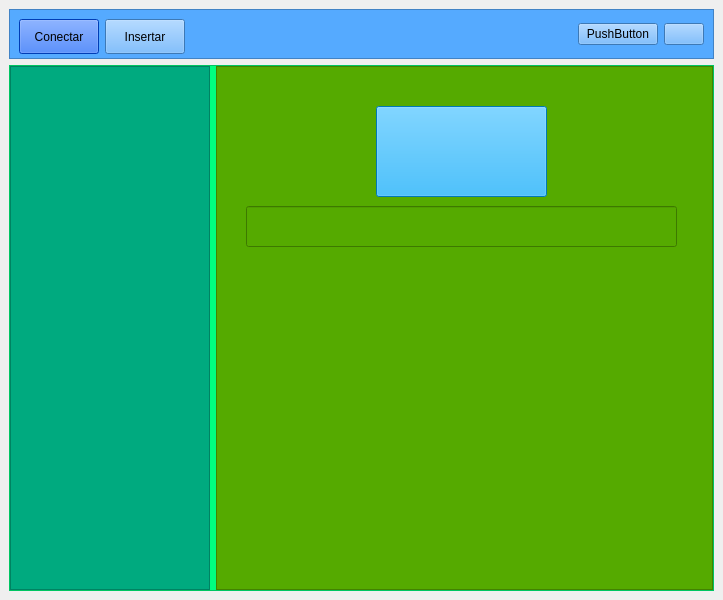
<?xml version="1.0" encoding="UTF-8"?>
<ui version="4.0">
 <class>MainWindow</class>
 <widget class="QMainWindow" name="MainWindow">
  <property name="geometry">
   <rect>
    <x>0</x>
    <y>0</y>
    <width>723</width>
    <height>600</height>
   </rect>
  </property>
  <property name="windowTitle">
   <string>MainWindow</string>
  </property>
  <widget class="QWidget" name="centralwidget">
   <layout class="QVBoxLayout" name="verticalLayout">
    <item>
     <widget class="QFrame" name="frame">
      <property name="minimumSize">
       <size>
        <width>0</width>
        <height>0</height>
       </size>
      </property>
      <property name="maximumSize">
       <size>
        <width>16777215</width>
        <height>50</height>
       </size>
      </property>
      <property name="styleSheet">
       <string notr="true">
background-color: rgb(85, 170, 255);</string>
      </property>
      <property name="frameShape">
       <enum>QFrame::StyledPanel</enum>
      </property>
      <property name="frameShadow">
       <enum>QFrame::Raised</enum>
      </property>
      <layout class="QHBoxLayout" name="horizontalLayout">
       <item>
        <widget class="QPushButton" name="pushButton">
         <property name="minimumSize">
          <size>
           <width>0</width>
           <height>35</height>
          </size>
         </property>
         <property name="maximumSize">
          <size>
           <width>16777215</width>
           <height>35</height>
          </size>
         </property>
         <property name="styleSheet">
          <string notr="true">background-color: rgb(0, 85, 255);</string>
         </property>
         <property name="text">
          <string>Conectar</string>
         </property>
         <property name="icon">
          <iconset>
           <normaloff>Iconos/Conectar.png</normaloff>Iconos/Conectar.png</iconset>
         </property>
        </widget>
       </item>
       <item>
        <widget class="QPushButton" name="pushButton_2">
         <property name="minimumSize">
          <size>
           <width>0</width>
           <height>35</height>
          </size>
         </property>
         <property name="maximumSize">
          <size>
           <width>16777215</width>
           <height>35</height>
          </size>
         </property>
         <property name="text">
          <string>Insertar</string>
         </property>
         <property name="icon">
          <iconset>
           <normaloff>Iconos/insertar.png</normaloff>Iconos/insertar.png</iconset>
         </property>
        </widget>
       </item>
       <item>
        <spacer name="horizontalSpacer">
         <property name="orientation">
          <enum>Qt::Horizontal</enum>
         </property>
         <property name="sizeHint" stdset="0">
          <size>
           <width>386</width>
           <height>20</height>
          </size>
         </property>
        </spacer>
       </item>
       <item>
        <widget class="QPushButton" name="pushButton_4">
         <property name="text">
          <string>PushButton</string>
         </property>
        </widget>
       </item>
       <item>
        <widget class="QPushButton" name="pushButton_3">
         <property name="text">
          <string/>
         </property>
         <property name="icon">
          <iconset>
           <normaloff>Iconos/Eliminar.png</normaloff>Iconos/Eliminar.png</iconset>
         </property>
         <property name="iconSize">
          <size>
           <width>35</width>
           <height>35</height>
          </size>
         </property>
        </widget>
       </item>
      </layout>
     </widget>
    </item>
    <item>
     <widget class="QFrame" name="frameverde">
      <property name="styleSheet">
       <string notr="true">background-color: rgb(0, 255, 127);</string>
      </property>
      <property name="frameShape">
       <enum>QFrame::StyledPanel</enum>
      </property>
      <property name="frameShadow">
       <enum>QFrame::Raised</enum>
      </property>
      <layout class="QHBoxLayout" name="horizontalLayout_2">
       <property name="leftMargin">
        <number>0</number>
       </property>
       <property name="topMargin">
        <number>0</number>
       </property>
       <property name="rightMargin">
        <number>0</number>
       </property>
       <property name="bottomMargin">
        <number>0</number>
       </property>
       <item>
        <widget class="QFrame" name="frame_2">
         <property name="minimumSize">
          <size>
           <width>200</width>
           <height>0</height>
          </size>
         </property>
         <property name="maximumSize">
          <size>
           <width>200</width>
           <height>16777215</height>
          </size>
         </property>
         <property name="styleSheet">
          <string notr="true">background-color: rgb(0, 170, 127);</string>
         </property>
         <property name="frameShape">
          <enum>QFrame::StyledPanel</enum>
         </property>
         <property name="frameShadow">
          <enum>QFrame::Raised</enum>
         </property>
        </widget>
       </item>
       <item>
        <widget class="QFrame" name="frame_4">
         <property name="styleSheet">
          <string notr="true">background-color: rgb(85, 170, 0);</string>
         </property>
         <property name="frameShape">
          <enum>QFrame::StyledPanel</enum>
         </property>
         <property name="frameShadow">
          <enum>QFrame::Raised</enum>
         </property>
         <widget class="QPushButton" name="btnNombre">
          <property name="geometry">
           <rect>
            <x>160</x>
            <y>40</y>
            <width>171</width>
            <height>91</height>
           </rect>
          </property>
          <property name="cursor">
           <cursorShape>OpenHandCursor</cursorShape>
          </property>
          <property name="mouseTracking">
           <bool>false</bool>
          </property>
          <property name="styleSheet">
           <string notr="true">background-color: rgb(0, 170, 255);</string>
          </property>
          <property name="text">
           <string/>
          </property>
          <property name="icon">
           <iconset>
            <normaloff>Iconos/zombie.png</normaloff>Iconos/zombie.png</iconset>
          </property>
          <property name="iconSize">
           <size>
            <width>80</width>
            <height>80</height>
           </size>
          </property>
         </widget>
         <widget class="QLineEdit" name="txtValor">
          <property name="geometry">
           <rect>
            <x>30</x>
            <y>140</y>
            <width>431</width>
            <height>41</height>
           </rect>
          </property>
          <property name="font">
           <font>
            <pointsize>15</pointsize>
           </font>
          </property>
          <property name="text">
           <string/>
          </property>
          <property name="alignment">
           <set>Qt::AlignCenter</set>
          </property>
         </widget>
        </widget>
       </item>
      </layout>
     </widget>
    </item>
   </layout>
  </widget>
 </widget>
 <resources/>
 <connections/>
</ui>
